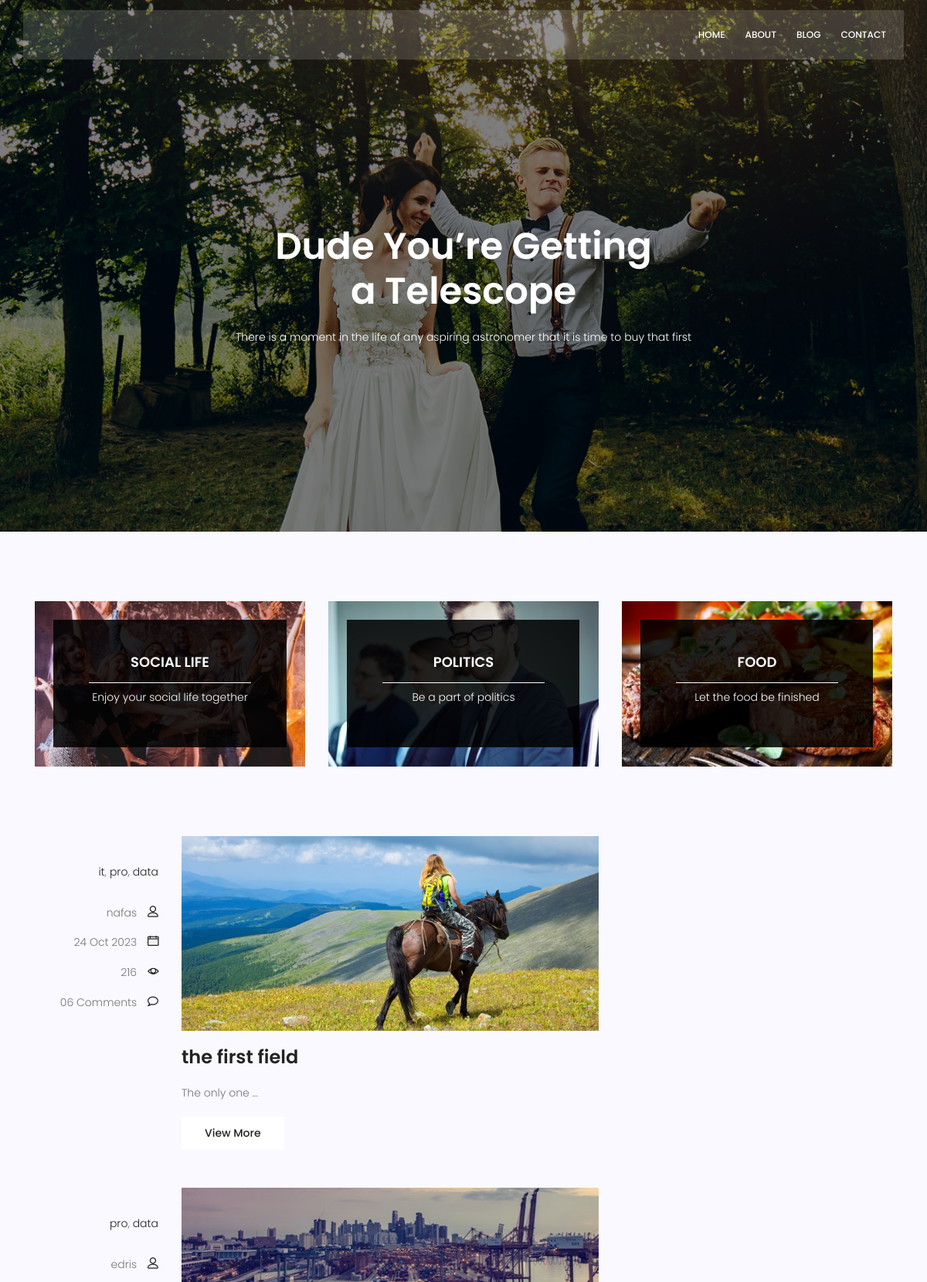
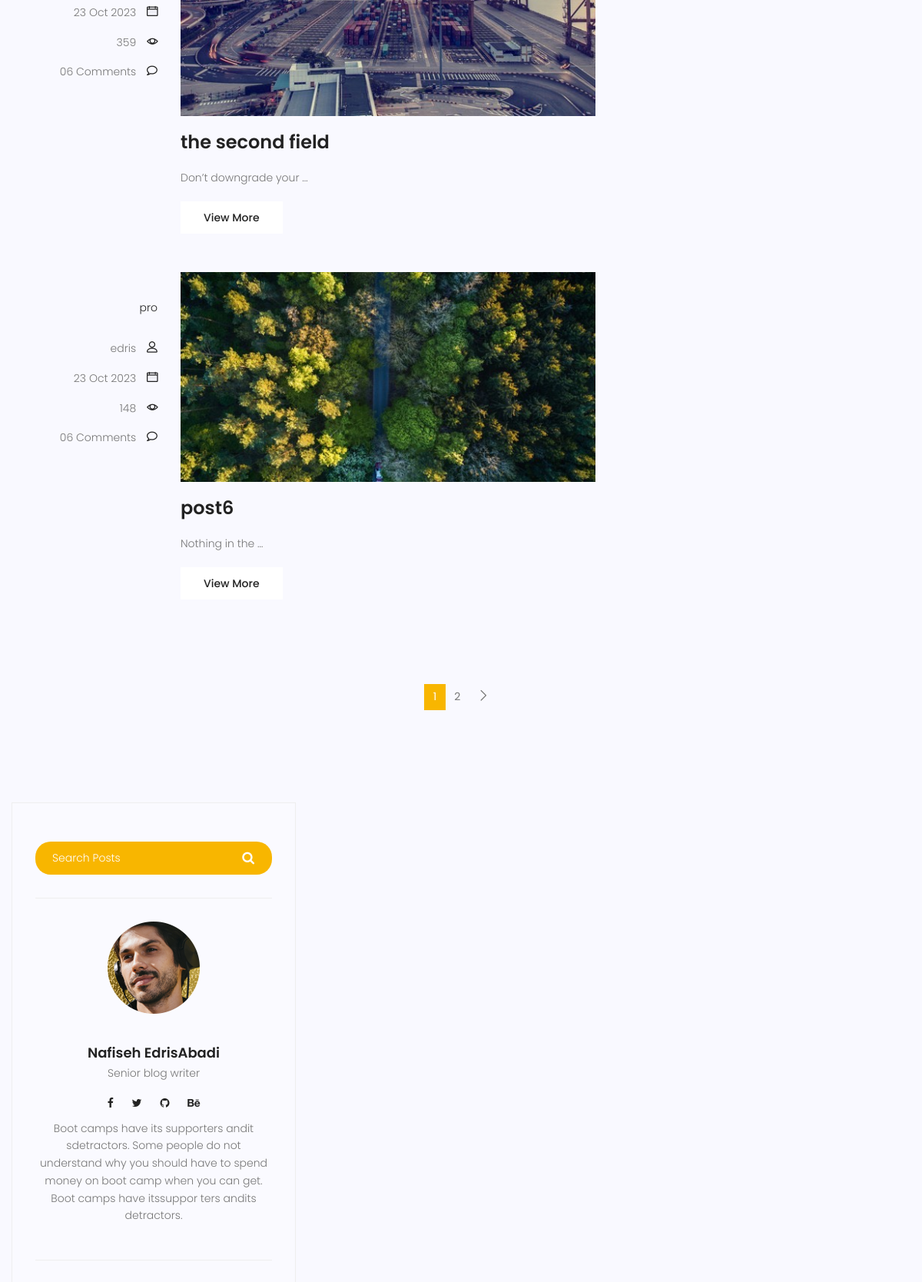
Screenshot of /blog/ (upper part) with the database file from the repository (2 pictures, top to bottom).
### blog/models.py (models this page shows)
class category(models.Model):
    name=models.CharField(max_length=255)
    def __str__(self):
          return self.name

class post (models.Model):
    title= models.CharField(max_length=255)
    author=models.ForeignKey(User,on_delete=models.SET_NULL,null=True)
    content= models.TextField()
    image=models.ImageField(upload_to='blog/')
    category=models.ManyToManyField(category)
    counted_views = models.IntegerField(default=0)
    status=models.BooleanField(default=False)
    created_date=models.DateTimeField(auto_now_add=True)
    updated_date=models.DateTimeField(auto_now=True)
    published_date=models.DateTimeField( null=True)

### blog/views.py (the view)
# urls.py: path('', blog_view, name='index'),
def blog_view(request,cat_name=None,author_username=None):
    posts= post.objects.filter(published_date__lte=timezone.now(),status=1)
    if cat_name:
        posts= posts.filter(category__name=cat_name)
    if author_username:
        posts= posts.filter(author__username=author_username)
    posts= Paginator(posts,3)
    try:
       page_number=request.GET.get('page')
       posts= posts.get_page(page_number)
    except PageNotAnInteger:
       posts = posts.get_page(1)
    except EmptyPage:
       posts = posts.get_page(1)
    context={'posts':posts , 'page_number':page_number }
    return render (request,'blog/blog-home.html',context)

### blog/templatetags/blog_tags.py (called while the page is built)
@register.inclusion_tag('blog/blog-popular-post.html')
def latesposts():
    posts=post.objects.filter(status=1).order_by('published_date')
    return {'posts' : posts}

@register.inclusion_tag('blog/blog-post-category.html')
def postcategories():
    posts=post.objects.filter(status=1)
    categories=category.objects.all()
    cat_dict={}
    for name in categories:
        cat_dict[name]=posts.filter(category=name).count()
    return {'categories': cat_dict }

### templates/blog/blog-home.html (shortened to what this page needs)
{% extends 'base.html' %}
{% load static %}
{% load blog_tags%}
{% block content %}
			<section class="banner-area relative blog-home-banner" id="home">
				<div class="overlay overlay-bg"></div>
				<div class="container">
					<div class="row d-flex align-items-center justify-content-center">
						<div class="about-content blog-header-content col-lg-12">
							<h1 class="text-white">
								Dude You’re Getting
								a Telescope
							</h1>
							<p class="text-white">
								There is a moment in the life of any aspiring astronomer that it is time to buy that first
							</p>
						</div>
					</div>
				</div>
			</section>
			<section class="top-category-widget-area pt-90 pb-90 ">
				<div class="container">
					<div class="row">
						<div class="col-lg-4">
							<div class="single-cat-widget">
								<div class="content relative">
									<div class="overlay overlay-bg"></div>
								    <a href="#" target="_blank">
								      <div class="thumb">
								  		 <img class="content-image img-fluid d-block mx-auto" src="{% static 'img/blog/cat-widget1.jpg' %}" alt="">
								  	  </div>
								      <div class="content-details">
								        <h4 class="content-title mx-auto text-uppercase">Social life</h4>
								        <span></span>
								        <p>Enjoy your social life together</p>
								      </div>
								    </a>
								</div>
							</div>
						</div>
						<div class="col-lg-4">
							<div class="single-cat-widget">
								<div class="content relative">
									<div class="overlay overlay-bg"></div>
								    <a href="#" target="_blank">
								      <div class="thumb">
								  		 <img class="content-image img-fluid d-block mx-auto" src="{% static 'img/blog/cat-widget2.jpg' %}" alt="">
								  	  </div>
								      <div class="content-details">
								        <h4 class="content-title mx-auto text-uppercase">Politics</h4>
								        <span></span>
								        <p>Be a part of politics</p>
								      </div>
								    </a>
								</div>
							</div>
						</div>
						<div class="col-lg-4">
							<div class="single-cat-widget">
								<div class="content relative">
									<div class="overlay overlay-bg"></div>
								    <a href="#" target="_blank">
								      <div class="thumb">
								  		 <img class="content-image img-fluid d-block mx-auto" src="{% static 'img/blog/cat-widget3.jpg' %}" alt="">
								  	  </div>
								      <div class="content-details">
								        <h4 class="content-title mx-auto text-uppercase">Food</h4>
								        <span></span>
								        <p>Let the food be finished</p>
								      </div>
								    </a>
								</div>
							</div>
						</div>
					</div>
				</div>
			</section>
			<section class="post-content-area">
				<div class="container">
					<div class="row">
						<div class="col-lg-8 posts-list">
						{%for post in posts %}
							<div class="single-post row">
								<div class="col-lg-3  col-md-3 meta-details">
									<ul class="tags">
									{%for cat in post.category.all %}
										<li><a href="{% url 'blog:category' cat_name=cat.name %}">{{cat.name}}</a> </li>{% if not forloop.last %},{% endif %}
										{%endfor%}
									</ul>
									<div class="user-details row">
										<p class="user-name col-lg-12 col-md-12 col-6"><a href="{% url 'blog:author' author_username=post.author.username %}">{{post.author}}</a> <span class="lnr lnr-user"></span></p>
										<p class="date col-lg-12 col-md-12 col-6"><a href="#">{{post.published_date|date:"d M Y"}}</a> <span class="lnr lnr-calendar-full"></span></p>
										<p class="view col-lg-12 col-md-12 col-6"><a href="#">{{post.counted_views}}</a> <span class="lnr lnr-eye"></span></p>
										<p class="comments col-lg-12 col-md-12 col-6"><a href="#">06 Comments</a> <span class="lnr lnr-bubble"></span></p>
									</div>
								</div>
								<div class="col-lg-9 col-md-9 ">
									<div class="feature-img">
										<img class="img-fluid" src="{{post.image.url}}" alt="">
					 				</div>
									<a class="posts-title" href="{% url 'blog:single' pid=post.id %}"><h3>{{post.title}}</h3></a>
									<p class="excert">
										{{post.content|truncatewords:3}}
									</p>
									<a href="{% url 'blog:single' pid=post.id %}" class="primary-btn">View More</a>
								</div>
							</div>
							{% endfor %}
								</div>
							</div>
                       <nav class="blog-pagination justify-content-center d-flex">
							<ul class="pagination">
								      {% for i in posts.paginator.page_range %}
					     		      {% if posts.number == i %}
								           <li class="page-item active" ><a href="?page={{i}}" class="page-link">{{i}}</a></li>
								      {% else %}
								           <li class="page-item" ><a href="?page={{i}}" class="page-link">{{i}}</a></li>
							          {% endif %}
								      {% endfor %}
		                        	  {% if posts.has_next %}
		                             <li class="page-item">
		                                <a href="?page={{ posts.next_page_number }}" class="page-link" aria-label="Next">
		                                    <span aria-hidden="true">
		                                        <span class="lnr lnr-chevron-right"></span>
		                                    </span>
		                                </a>
		                             </li>
									   {% endif %}
		                      </ul>
					  </nav>
						</div>
				<div class="col-lg-4 sidebar-widgets">
							<div class="widget-wrap">
								{% include 'blog/blog-search.html' %}
								{% include 'blog/blog-writer.html' %}
							</div>
						</div>
			</section>
{% endblock %}

### rows the page displays
post: author "nafas", published_date "24 Oct 2023", counted_views "216", image (picture), title "the first field", content "The only one …"
category: name "it"
category: name "pro"
category: name "data"
post: author "edris", published_date "23 Oct 2023", counted_views "359", image (picture), title "the second field", content "Don’t downgrade your …"
post: author "edris", published_date "23 Oct 2023", counted_views "148", image (picture), title "post6", content "Nothing in the …"

### other values shown
{{ i }} "1"
{{ i }} "2"
